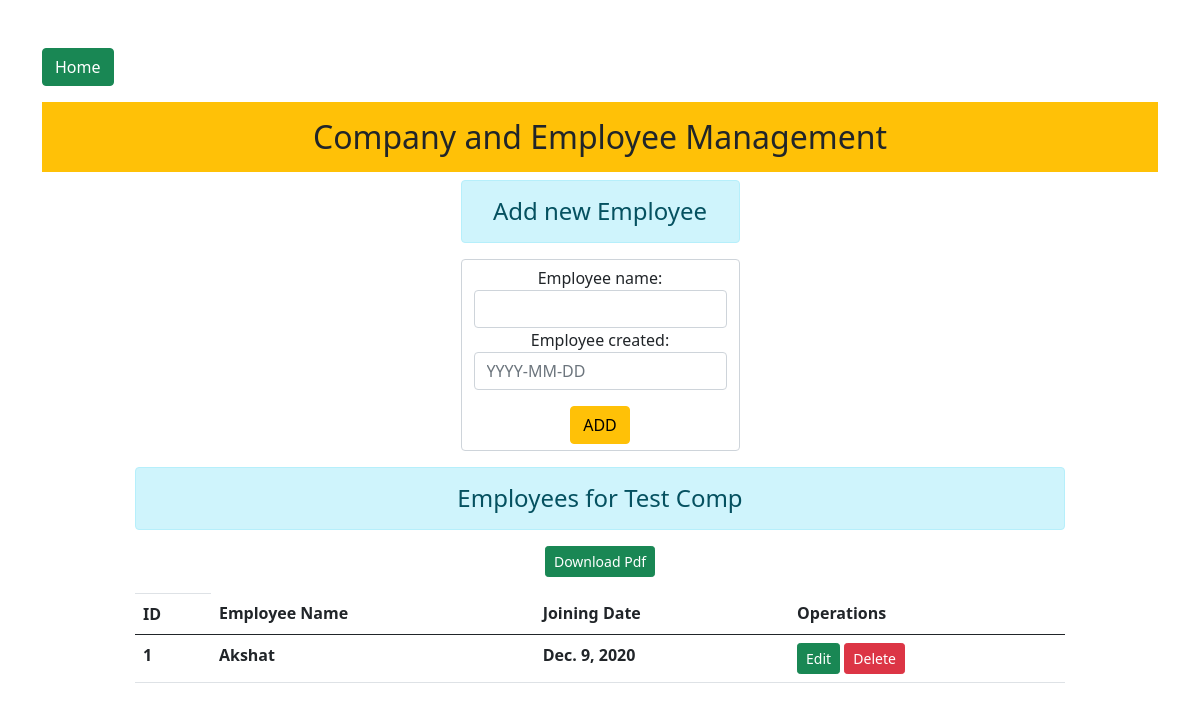
Page /1/employee/ on the earlier database version.
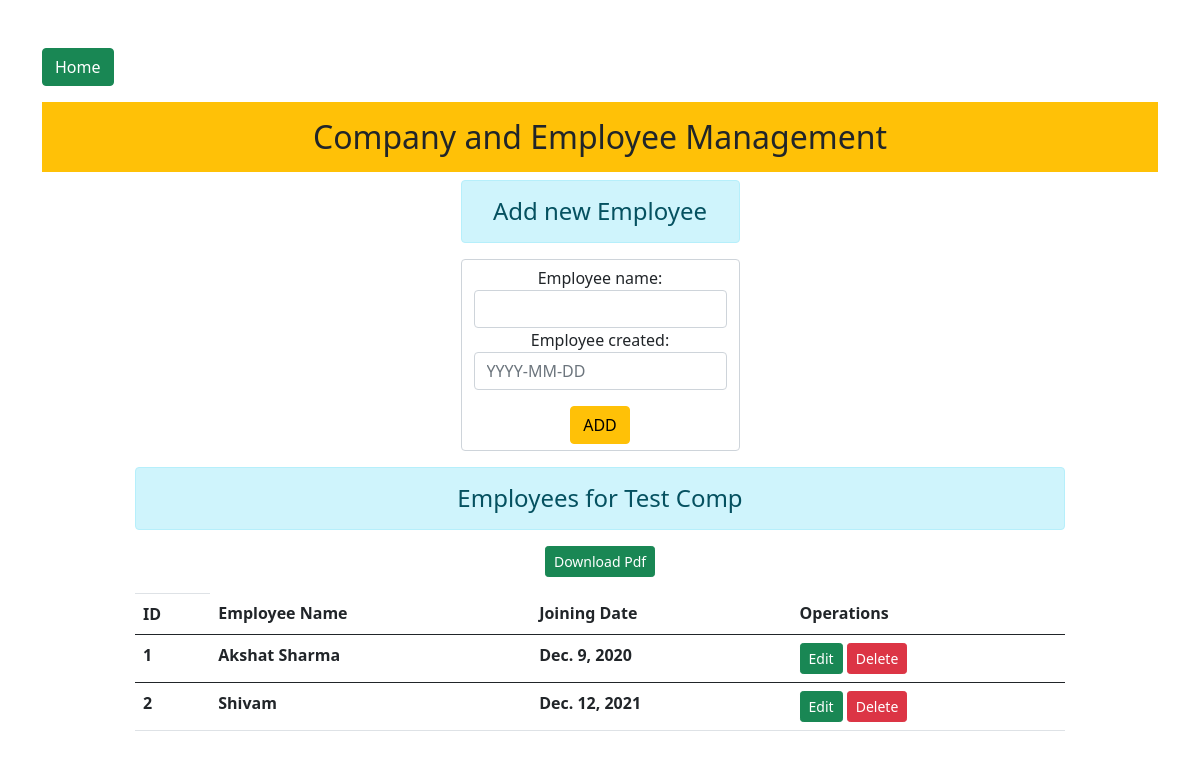
Same page on the later database version.
### empman/models.py (models this page shows)
class employeeModel(models.Model): #Employee models for each company hence we make use of foreign key
    employee_company_name = models.ForeignKey(companyModel,on_delete=models.CASCADE)
    employee_name = models.CharField(max_length=100,blank=False)
    employee_created = models.DateField(blank=False)

### empman/views.py (the view)
# urls.py: path('<int:id>/employee/',views.viewEmployee,name='showemp'),
def viewEmployee(request,id):
    initial = {'employee_company_name': id} # this is hidded in the form , usecase fo this is to add employee to their specific company model( which is represented by id)
    if request.method == 'POST':
        fm = employeeForm(request.POST)
        if fm.is_valid():
            fm.save()
    else:
        fm = employeeForm(initial=initial)
    company = companyModel.objects.get(id=id)
    employees = company.employeemodel_set.all() #employess of that company
    return render(request,'empman/employeeshow.html', {'fm':fm,'company':company, 'showemps':employees})

### empman/forms.py
class employeeForm(forms.ModelForm):
    class Meta:
        model = employeeModel
        fields = ['employee_company_name','employee_name','employee_created'] #getting the fileds from the employee model
        widgets = {
            'employee_company_name' : forms.TextInput(attrs={'class':'form-control '}),#bootstrap class
            'employee_company_name': forms.HiddenInput, #so the user is not able to edit the company model linked to that emplopyee
            'employee_name':forms.TextInput(attrs={'class':'form-control'}),#bootstrap class
            'employee_created':forms.TextInput(attrs={'class':'form-control','placeholder':'YYYY-MM-DD'})#bootstrap class
        }

### empman/templates/empman/employeeshow.html (shortened to what this page needs)
{% extends 'empman/base.html' %}
{% block content %}
<center>
<div class="col-sm-3">
        <h4 class="alert alert-info">Add new Employee</h4>
        <form class="form-control" method="POST">
        {{ fm }}
        <input type="submit" class="btn btn-warning" value="ADD" id="add">
    </form>
</div>
<div class="col-sm-10">
    <h4 class="alert alert-info">Employees for {{company.company_name}}</h4>
    <table class="table table-hover">
        <th class="thead-dark">
        <tr>
            <th scope="col">ID</th>
            <th scope="col">Employee Name</th>
            <th scope="col">Joining Date</th>
            <th scope="col">Operations</th>
        </tr>
        </th>
        <tbody>
          {% for eachshowemps in showemps %}
          <tr>
            <th scope="col">{{eachshowemps.id}}</th>
            <th scope="col">{{eachshowemps.employee_name}}</th>
            <th scope="col">{{eachshowemps.employee_created}}</th>
            <td>
                <a href="{% url 'editemp' eachshowemps.id %}" class="btn btn-success btn-sm">Edit</a>
                <form action="{% url 'deleteemp' eachshowemps.id %}" method="POST" class="d-inline">
                    <input type="submit" value="Delete" class="btn btn-danger btn-sm">
                </form>
            </td>
          </tr>
        </tbody>
        {% endfor %}
</div>
<a href="{% url 'downloadPdf' company.pk %}" class="btn btn-success btn-sm">Download Pdf</a>
</center>
{% endblock %}

Differences in the rows shown:
changed employeeModel id 1: employee_name "Akshat" → "Akshat Sharma"
added employeeModel: id "2", employee_name "Shivam", employee_created "Dec. 12, 2021"
